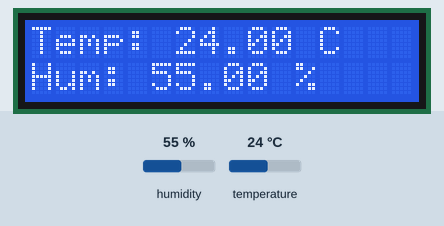
Recording of a sketch running on a simulated Arduino Uno, built with avr-gcc and run on an emulated ATmega328P. Shown: 16×2 character LCD. Inputs (shaded band) come from the test bench; at power-on: humidity 55 %, temperature 24 °C.

Above: at 2.6 s.
2.7 s: humidity set to 22 %
At 4.9 s:
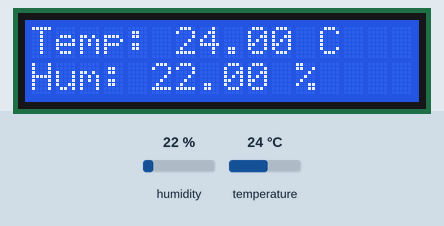
5.7 s: temperature set to 12 °C
At 7.5 s:
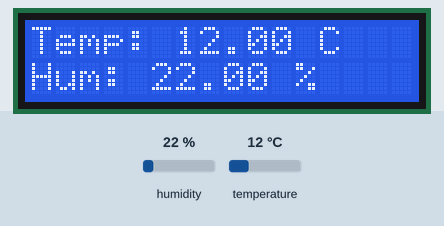
8.7 s: humidity set to 40 %
At 11.4 s:
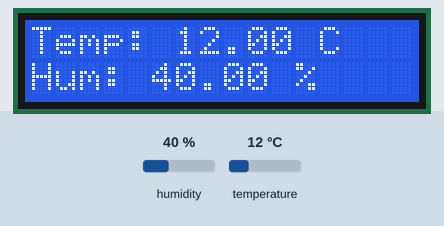
11.7 s: temperature set to 19 °C
At 13.0 s:
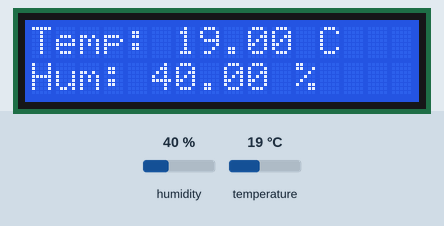
Timing chart, 0 to 14.7 s (numbered marks = the images above; inputs shaded):
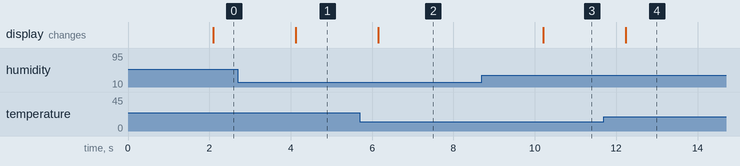

The sketch:

tempChecker.ino
```cpp
#include <DHT.h>
#include <DHT_U.h>

#include <LiquidCrystal.h>

#define DHTPIN 6
#define DHTTYPE DHT11

DHT dht(DHTPIN, DHTTYPE);
LiquidCrystal lcd(12,11,5,4,3,2);

void setup() {
  // put your setup code here, to run once:
  lcd.begin(16,2);
  dht.begin();
}

void loop() {
  // put your main code here, to run repeatedly:
  delay(2000);
  float humidity = dht.readHumidity();
  float temp = dht.readTemperature();

  if (isnan(humidity) || isnan(temp)){
    lcd.clear();
    lcd.print("Error reading");
    lcd.setCursor(0,1);
    lcd.print("sensor");
    return;
  }

  lcd.clear();
  lcd.print("Temp: ");
  lcd.print(temp);
  lcd.print(" C");

  lcd.setCursor(0, 1);
  lcd.print("Hum: ");
  lcd.print(humidity);
  lcd.print(" %");
}
```

Measured:
- after the input at 2.7 s, the display: changes after 1.4 s (image 1)
- after the input at 5.7 s, the display: changes after 0.45 s (image 2)
- after the input at 8.7 s, the display: changes after 1.5 s (image 3)
- after the input at 11.7 s, the display: changes after 0.54 s (image 4)
